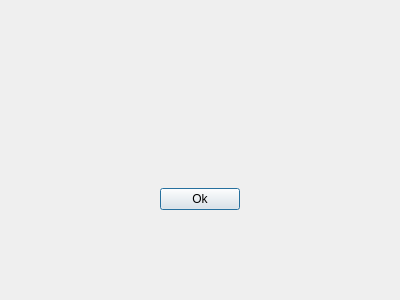
<?xml version="1.0" encoding="UTF-8"?>
<ui version="4.0">
 <class>ErrorAlert</class>
 <widget class="QDialog" name="ErrorAlert">
  <property name="geometry">
   <rect>
    <x>0</x>
    <y>0</y>
    <width>400</width>
    <height>300</height>
   </rect>
  </property>
  <property name="windowTitle">
   <string>ErrorAlert</string>
  </property>
  <layout class="QVBoxLayout" name="verticalLayout">
   <item>
    <spacer name="verticalSpacer">
     <property name="orientation">
      <enum>Qt::Vertical</enum>
     </property>
     <property name="sizeHint" stdset="0">
      <size>
       <width>20</width>
       <height>65</height>
      </size>
     </property>
    </spacer>
   </item>
   <item>
    <widget class="QLabel" name="ErrorMessage">
     <property name="text">
      <string/>
     </property>
     <property name="alignment">
      <set>Qt::AlignCenter</set>
     </property>
    </widget>
   </item>
   <item>
    <spacer name="verticalSpacer_2">
     <property name="orientation">
      <enum>Qt::Vertical</enum>
     </property>
     <property name="sizeHint" stdset="0">
      <size>
       <width>20</width>
       <height>65</height>
      </size>
     </property>
    </spacer>
   </item>
   <item>
    <layout class="QHBoxLayout" name="horizontalLayout">
     <item>
      <spacer name="horizontalSpacer">
       <property name="orientation">
        <enum>Qt::Horizontal</enum>
       </property>
       <property name="sizeHint" stdset="0">
        <size>
         <width>40</width>
         <height>20</height>
        </size>
       </property>
      </spacer>
     </item>
     <item>
      <widget class="QPushButton" name="ConfirmButton">
       <property name="text">
        <string>Ok</string>
       </property>
      </widget>
     </item>
     <item>
      <spacer name="horizontalSpacer_2">
       <property name="orientation">
        <enum>Qt::Horizontal</enum>
       </property>
       <property name="sizeHint" stdset="0">
        <size>
         <width>40</width>
         <height>20</height>
        </size>
       </property>
      </spacer>
     </item>
    </layout>
   </item>
   <item>
    <spacer name="verticalSpacer_3">
     <property name="orientation">
      <enum>Qt::Vertical</enum>
     </property>
     <property name="sizeHint" stdset="0">
      <size>
       <width>20</width>
       <height>40</height>
      </size>
     </property>
    </spacer>
   </item>
  </layout>
 </widget>
 <layoutdefault spacing="6" margin="11"/>
 <resources/>
 <connections>
  <connection>
   <sender>ConfirmButton</sender>
   <signal>clicked()</signal>
   <receiver>ErrorAlert</receiver>
   <slot>hide()</slot>
   <hints>
    <hint type="sourcelabel">
     <x>188</x>
     <y>205</y>
    </hint>
    <hint type="destinationlabel">
     <x>111</x>
     <y>246</y>
    </hint>
   </hints>
  </connection>
 </connections>
</ui>
